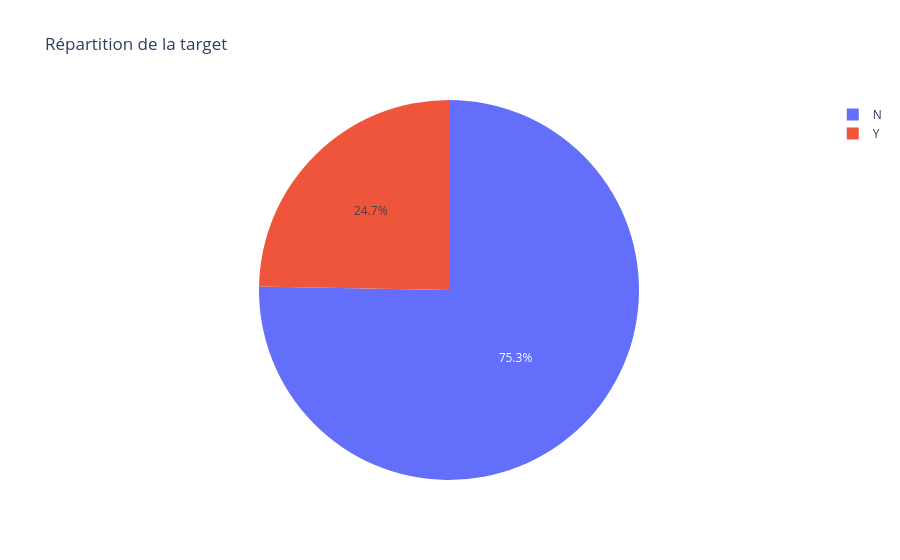

Source (notebook cell):
### Markdown cell above
### 3-1-1. Analyse des variables catégorielles (qualitatives)

### Code cell
# Représentation graphique de la répartition de la target, 
# Utilisation plotly pour une visualisation interactive.
fig = px.pie(names = data["fraud_reported"].value_counts().index, 
             values = data["fraud_reported"].value_counts().values, 
             title = "Répartition de la target")
fig.show()

### Figure 1 — Plotly figure (JSON) as saved in the notebook; plotly's stock layout.template omitted (floating-point values rounded to 4 significant figures)
{"data": [{"domain": {"x": [0, 1], "y": [0, 1]}, "hovertemplate": "label=%{label}<br>value=%{value}<extra></extra>", "labels": ["N", "Y"], "legendgroup": "", "name": "", "showlegend": true, "type": "pie", "values": [753, 247]}], "layout": {"legend": {"tracegroupgap": 0}, "title": {"text": "Répartition de la target"}}}
